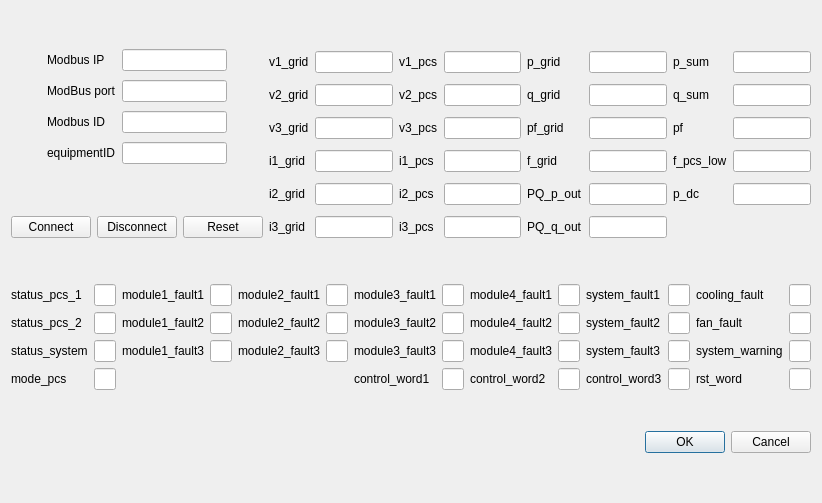
<?xml version="1.0" encoding="UTF-8"?>
<ui version="4.0">
 <class>PCSLink</class>
 <widget class="QDialog" name="PCSLink">
  <property name="geometry">
   <rect>
    <x>0</x>
    <y>0</y>
    <width>791</width>
    <height>503</height>
   </rect>
  </property>
  <property name="windowTitle">
   <string>Dialog</string>
  </property>
  <layout class="QGridLayout" name="gridLayout_5" rowstretch="5,1,5,0">
   <item row="0" column="0">
    <layout class="QGridLayout" name="gridLayout">
     <item row="1" column="3">
      <spacer name="horizontalSpacer_2">
       <property name="orientation">
        <enum>Qt::Horizontal</enum>
       </property>
       <property name="sizeHint" stdset="0">
        <size>
         <width>40</width>
         <height>20</height>
        </size>
       </property>
      </spacer>
     </item>
     <item row="1" column="2">
      <widget class="QLineEdit" name="lineEdit_2"/>
     </item>
     <item row="1" column="0">
      <spacer name="horizontalSpacer">
       <property name="orientation">
        <enum>Qt::Horizontal</enum>
       </property>
       <property name="sizeHint" stdset="0">
        <size>
         <width>40</width>
         <height>20</height>
        </size>
       </property>
      </spacer>
     </item>
     <item row="2" column="2">
      <widget class="QLineEdit" name="lineEdit_3"/>
     </item>
     <item row="0" column="2">
      <widget class="QLineEdit" name="lineEdit"/>
     </item>
     <item row="3" column="2">
      <widget class="QLineEdit" name="lineEdit_4"/>
     </item>
     <item row="2" column="1">
      <widget class="QLabel" name="label_3">
       <property name="text">
        <string>Modbus ID</string>
       </property>
      </widget>
     </item>
     <item row="0" column="1">
      <widget class="QLabel" name="label">
       <property name="text">
        <string>Modbus IP</string>
       </property>
      </widget>
     </item>
     <item row="1" column="1">
      <widget class="QLabel" name="label_2">
       <property name="text">
        <string>ModBus port</string>
       </property>
      </widget>
     </item>
     <item row="3" column="1">
      <widget class="QLabel" name="label_4">
       <property name="text">
        <string>equipmentID</string>
       </property>
      </widget>
     </item>
    </layout>
   </item>
   <item row="0" column="1" rowspan="2">
    <layout class="QGridLayout" name="gridLayout_2">
     <item row="3" column="3">
      <widget class="QLineEdit" name="lineEdit_18">
       <property name="alignment">
        <set>Qt::AlignCenter</set>
       </property>
      </widget>
     </item>
     <item row="3" column="7">
      <widget class="QLineEdit" name="lineEdit_24">
       <property name="alignment">
        <set>Qt::AlignCenter</set>
       </property>
      </widget>
     </item>
     <item row="4" column="0">
      <widget class="QLabel" name="label_9">
       <property name="text">
        <string>i2_grid</string>
       </property>
      </widget>
     </item>
     <item row="1" column="5">
      <widget class="QLineEdit" name="lineEdit_12">
       <property name="alignment">
        <set>Qt::AlignCenter</set>
       </property>
      </widget>
     </item>
     <item row="3" column="2">
      <widget class="QLabel" name="label_18">
       <property name="text">
        <string>i1_pcs</string>
       </property>
      </widget>
     </item>
     <item row="3" column="1">
      <widget class="QLineEdit" name="lineEdit_8">
       <property name="alignment">
        <set>Qt::AlignCenter</set>
       </property>
      </widget>
     </item>
     <item row="2" column="2">
      <widget class="QLabel" name="label_17">
       <property name="text">
        <string>v3_pcs</string>
       </property>
      </widget>
     </item>
     <item row="3" column="4">
      <widget class="QLabel" name="label_14">
       <property name="text">
        <string>f_grid</string>
       </property>
      </widget>
     </item>
     <item row="2" column="3">
      <widget class="QLineEdit" name="lineEdit_17">
       <property name="alignment">
        <set>Qt::AlignCenter</set>
       </property>
      </widget>
     </item>
     <item row="3" column="6">
      <widget class="QLabel" name="label_24">
       <property name="text">
        <string>f_pcs_low</string>
       </property>
      </widget>
     </item>
     <item row="0" column="2">
      <widget class="QLabel" name="label_15">
       <property name="text">
        <string>v1_pcs</string>
       </property>
      </widget>
     </item>
     <item row="2" column="1">
      <widget class="QLineEdit" name="lineEdit_7">
       <property name="alignment">
        <set>Qt::AlignCenter</set>
       </property>
      </widget>
     </item>
     <item row="2" column="6">
      <widget class="QLabel" name="label_23">
       <property name="text">
        <string>pf</string>
       </property>
      </widget>
     </item>
     <item row="1" column="6">
      <widget class="QLabel" name="label_22">
       <property name="text">
        <string>q_sum</string>
       </property>
      </widget>
     </item>
     <item row="3" column="5">
      <widget class="QLineEdit" name="lineEdit_14">
       <property name="alignment">
        <set>Qt::AlignCenter</set>
       </property>
      </widget>
     </item>
     <item row="5" column="1">
      <widget class="QLineEdit" name="lineEdit_10">
       <property name="alignment">
        <set>Qt::AlignCenter</set>
       </property>
      </widget>
     </item>
     <item row="5" column="2">
      <widget class="QLabel" name="label_20">
       <property name="text">
        <string>i3_pcs</string>
       </property>
      </widget>
     </item>
     <item row="1" column="4">
      <widget class="QLabel" name="label_12">
       <property name="text">
        <string>q_grid</string>
       </property>
      </widget>
     </item>
     <item row="2" column="7">
      <widget class="QLineEdit" name="lineEdit_23">
       <property name="alignment">
        <set>Qt::AlignCenter</set>
       </property>
      </widget>
     </item>
     <item row="0" column="4">
      <widget class="QLabel" name="label_11">
       <property name="text">
        <string>p_grid</string>
       </property>
      </widget>
     </item>
     <item row="4" column="3">
      <widget class="QLineEdit" name="lineEdit_19">
       <property name="alignment">
        <set>Qt::AlignCenter</set>
       </property>
      </widget>
     </item>
     <item row="0" column="6">
      <widget class="QLabel" name="label_21">
       <property name="text">
        <string>p_sum</string>
       </property>
      </widget>
     </item>
     <item row="0" column="0">
      <widget class="QLabel" name="label_5">
       <property name="text">
        <string>v1_grid</string>
       </property>
      </widget>
     </item>
     <item row="2" column="0">
      <widget class="QLabel" name="label_7">
       <property name="text">
        <string>v3_grid</string>
       </property>
      </widget>
     </item>
     <item row="0" column="3">
      <widget class="QLineEdit" name="lineEdit_15">
       <property name="alignment">
        <set>Qt::AlignCenter</set>
       </property>
      </widget>
     </item>
     <item row="3" column="0">
      <widget class="QLabel" name="label_8">
       <property name="text">
        <string>i1_grid</string>
       </property>
      </widget>
     </item>
     <item row="2" column="4">
      <widget class="QLabel" name="label_13">
       <property name="text">
        <string>pf_grid</string>
       </property>
      </widget>
     </item>
     <item row="1" column="0">
      <widget class="QLabel" name="label_6">
       <property name="text">
        <string>v2_grid</string>
       </property>
      </widget>
     </item>
     <item row="1" column="2">
      <widget class="QLabel" name="label_16">
       <property name="text">
        <string>v2_pcs</string>
       </property>
      </widget>
     </item>
     <item row="4" column="7">
      <widget class="QLineEdit" name="lineEdit_25">
       <property name="alignment">
        <set>Qt::AlignCenter</set>
       </property>
      </widget>
     </item>
     <item row="0" column="5">
      <widget class="QLineEdit" name="lineEdit_11">
       <property name="alignment">
        <set>Qt::AlignCenter</set>
       </property>
      </widget>
     </item>
     <item row="0" column="1">
      <widget class="QLineEdit" name="lineEdit_5">
       <property name="alignment">
        <set>Qt::AlignCenter</set>
       </property>
      </widget>
     </item>
     <item row="5" column="3">
      <widget class="QLineEdit" name="lineEdit_20">
       <property name="alignment">
        <set>Qt::AlignCenter</set>
       </property>
      </widget>
     </item>
     <item row="4" column="2">
      <widget class="QLabel" name="label_19">
       <property name="text">
        <string>i2_pcs</string>
       </property>
      </widget>
     </item>
     <item row="2" column="5">
      <widget class="QLineEdit" name="lineEdit_13">
       <property name="alignment">
        <set>Qt::AlignCenter</set>
       </property>
      </widget>
     </item>
     <item row="0" column="7">
      <widget class="QLineEdit" name="lineEdit_21">
       <property name="alignment">
        <set>Qt::AlignCenter</set>
       </property>
      </widget>
     </item>
     <item row="4" column="6">
      <widget class="QLabel" name="label_25">
       <property name="text">
        <string>p_dc</string>
       </property>
      </widget>
     </item>
     <item row="1" column="3">
      <widget class="QLineEdit" name="lineEdit_16">
       <property name="alignment">
        <set>Qt::AlignCenter</set>
       </property>
      </widget>
     </item>
     <item row="1" column="7">
      <widget class="QLineEdit" name="lineEdit_22">
       <property name="alignment">
        <set>Qt::AlignCenter</set>
       </property>
      </widget>
     </item>
     <item row="1" column="1">
      <widget class="QLineEdit" name="lineEdit_6">
       <property name="alignment">
        <set>Qt::AlignCenter</set>
       </property>
      </widget>
     </item>
     <item row="4" column="1">
      <widget class="QLineEdit" name="lineEdit_9">
       <property name="alignment">
        <set>Qt::AlignCenter</set>
       </property>
      </widget>
     </item>
     <item row="5" column="0">
      <widget class="QLabel" name="label_10">
       <property name="text">
        <string>i3_grid</string>
       </property>
      </widget>
     </item>
     <item row="4" column="4">
      <widget class="QLabel" name="label_49">
       <property name="text">
        <string>PQ_p_out</string>
       </property>
      </widget>
     </item>
     <item row="5" column="4">
      <widget class="QLabel" name="label_50">
       <property name="text">
        <string>PQ_q_out</string>
       </property>
      </widget>
     </item>
     <item row="4" column="5">
      <widget class="QLineEdit" name="lineEdit_52">
       <property name="alignment">
        <set>Qt::AlignCenter</set>
       </property>
      </widget>
     </item>
     <item row="5" column="5">
      <widget class="QLineEdit" name="lineEdit_53">
       <property name="alignment">
        <set>Qt::AlignCenter</set>
       </property>
      </widget>
     </item>
    </layout>
   </item>
   <item row="1" column="0">
    <layout class="QGridLayout" name="gridLayout_4">
     <item row="0" column="1">
      <widget class="QPushButton" name="pushButton_2">
       <property name="text">
        <string>Disconnect</string>
       </property>
      </widget>
     </item>
     <item row="0" column="0">
      <widget class="QPushButton" name="pushButton">
       <property name="text">
        <string>Connect</string>
       </property>
      </widget>
     </item>
     <item row="0" column="2">
      <widget class="QPushButton" name="pushButton_3">
       <property name="text">
        <string>Reset</string>
       </property>
      </widget>
     </item>
    </layout>
   </item>
   <item row="2" column="0" colspan="2">
    <layout class="QGridLayout" name="gridLayout_3">
     <item row="2" column="9">
      <widget class="QLineEdit" name="lineEdit_41">
       <property name="alignment">
        <set>Qt::AlignCenter</set>
       </property>
      </widget>
     </item>
     <item row="1" column="6">
      <widget class="QLabel" name="label_37">
       <property name="text">
        <string>module3_fault2</string>
       </property>
      </widget>
     </item>
     <item row="0" column="5">
      <widget class="QLineEdit" name="lineEdit_33">
       <property name="alignment">
        <set>Qt::AlignCenter</set>
       </property>
      </widget>
     </item>
     <item row="1" column="4">
      <widget class="QLabel" name="label_34">
       <property name="text">
        <string>module2_fault2</string>
       </property>
      </widget>
     </item>
     <item row="2" column="3">
      <widget class="QLineEdit" name="lineEdit_32">
       <property name="alignment">
        <set>Qt::AlignCenter</set>
       </property>
      </widget>
     </item>
     <item row="1" column="9">
      <widget class="QLineEdit" name="lineEdit_40">
       <property name="alignment">
        <set>Qt::AlignCenter</set>
       </property>
      </widget>
     </item>
     <item row="0" column="3">
      <widget class="QLineEdit" name="lineEdit_30">
       <property name="alignment">
        <set>Qt::AlignCenter</set>
       </property>
      </widget>
     </item>
     <item row="1" column="12">
      <widget class="QLabel" name="label_46">
       <property name="text">
        <string>fan_fault</string>
       </property>
      </widget>
     </item>
     <item row="0" column="4">
      <widget class="QLabel" name="label_33">
       <property name="text">
        <string>module2_fault1</string>
       </property>
      </widget>
     </item>
     <item row="2" column="7">
      <widget class="QLineEdit" name="lineEdit_38">
       <property name="alignment">
        <set>Qt::AlignCenter</set>
       </property>
      </widget>
     </item>
     <item row="1" column="0">
      <widget class="QLabel" name="label_27">
       <property name="text">
        <string>status_pcs_2</string>
       </property>
      </widget>
     </item>
     <item row="0" column="2">
      <widget class="QLabel" name="label_30">
       <property name="text">
        <string>module1_fault1</string>
       </property>
      </widget>
     </item>
     <item row="2" column="2">
      <widget class="QLabel" name="label_32">
       <property name="text">
        <string>module1_fault3</string>
       </property>
      </widget>
     </item>
     <item row="0" column="10">
      <widget class="QLabel" name="label_42">
       <property name="text">
        <string>system_fault1</string>
       </property>
      </widget>
     </item>
     <item row="3" column="1">
      <widget class="QLineEdit" name="lineEdit_29">
       <property name="alignment">
        <set>Qt::AlignCenter</set>
       </property>
      </widget>
     </item>
     <item row="2" column="0">
      <widget class="QLabel" name="label_28">
       <property name="text">
        <string>status_system</string>
       </property>
      </widget>
     </item>
     <item row="0" column="12">
      <widget class="QLabel" name="label_45">
       <property name="text">
        <string>cooling_fault</string>
       </property>
      </widget>
     </item>
     <item row="2" column="6">
      <widget class="QLabel" name="label_38">
       <property name="text">
        <string>module3_fault3</string>
       </property>
      </widget>
     </item>
     <item row="2" column="11">
      <widget class="QLineEdit" name="lineEdit_44">
       <property name="alignment">
        <set>Qt::AlignCenter</set>
       </property>
      </widget>
     </item>
     <item row="2" column="12">
      <widget class="QLabel" name="label_47">
       <property name="text">
        <string>system_warning</string>
       </property>
      </widget>
     </item>
     <item row="2" column="4">
      <widget class="QLabel" name="label_35">
       <property name="text">
        <string>module2_fault3</string>
       </property>
      </widget>
     </item>
     <item row="0" column="8">
      <widget class="QLabel" name="label_39">
       <property name="text">
        <string>module4_fault1</string>
       </property>
      </widget>
     </item>
     <item row="1" column="1">
      <widget class="QLineEdit" name="lineEdit_27">
       <property name="alignment">
        <set>Qt::AlignCenter</set>
       </property>
      </widget>
     </item>
     <item row="2" column="8">
      <widget class="QLabel" name="label_41">
       <property name="text">
        <string>module4_fault3</string>
       </property>
      </widget>
     </item>
     <item row="0" column="1">
      <widget class="QLineEdit" name="lineEdit_26">
       <property name="alignment">
        <set>Qt::AlignCenter</set>
       </property>
      </widget>
     </item>
     <item row="0" column="9">
      <widget class="QLineEdit" name="lineEdit_39">
       <property name="alignment">
        <set>Qt::AlignCenter</set>
       </property>
      </widget>
     </item>
     <item row="1" column="11">
      <widget class="QLineEdit" name="lineEdit_43">
       <property name="alignment">
        <set>Qt::AlignCenter</set>
       </property>
      </widget>
     </item>
     <item row="0" column="6">
      <widget class="QLabel" name="label_36">
       <property name="text">
        <string>module3_fault1</string>
       </property>
      </widget>
     </item>
     <item row="1" column="5">
      <widget class="QLineEdit" name="lineEdit_34">
       <property name="alignment">
        <set>Qt::AlignCenter</set>
       </property>
      </widget>
     </item>
     <item row="1" column="2">
      <widget class="QLabel" name="label_31">
       <property name="text">
        <string>module1_fault2</string>
       </property>
      </widget>
     </item>
     <item row="0" column="11">
      <widget class="QLineEdit" name="lineEdit_42">
       <property name="alignment">
        <set>Qt::AlignCenter</set>
       </property>
      </widget>
     </item>
     <item row="2" column="1">
      <widget class="QLineEdit" name="lineEdit_28">
       <property name="alignment">
        <set>Qt::AlignCenter</set>
       </property>
      </widget>
     </item>
     <item row="1" column="10">
      <widget class="QLabel" name="label_43">
       <property name="text">
        <string>system_fault2</string>
       </property>
      </widget>
     </item>
     <item row="2" column="5">
      <widget class="QLineEdit" name="lineEdit_35">
       <property name="alignment">
        <set>Qt::AlignCenter</set>
       </property>
      </widget>
     </item>
     <item row="3" column="0">
      <widget class="QLabel" name="label_29">
       <property name="text">
        <string>mode_pcs</string>
       </property>
      </widget>
     </item>
     <item row="0" column="0">
      <widget class="QLabel" name="label_26">
       <property name="text">
        <string>status_pcs_1</string>
       </property>
      </widget>
     </item>
     <item row="1" column="7">
      <widget class="QLineEdit" name="lineEdit_37">
       <property name="alignment">
        <set>Qt::AlignCenter</set>
       </property>
      </widget>
     </item>
     <item row="2" column="10">
      <widget class="QLabel" name="label_44">
       <property name="text">
        <string>system_fault3</string>
       </property>
      </widget>
     </item>
     <item row="0" column="7">
      <widget class="QLineEdit" name="lineEdit_36">
       <property name="alignment">
        <set>Qt::AlignCenter</set>
       </property>
      </widget>
     </item>
     <item row="3" column="12">
      <widget class="QLabel" name="label_48">
       <property name="text">
        <string>rst_word</string>
       </property>
      </widget>
     </item>
     <item row="1" column="8">
      <widget class="QLabel" name="label_40">
       <property name="text">
        <string>module4_fault2</string>
       </property>
      </widget>
     </item>
     <item row="1" column="3">
      <widget class="QLineEdit" name="lineEdit_31">
       <property name="alignment">
        <set>Qt::AlignCenter</set>
       </property>
      </widget>
     </item>
     <item row="0" column="13">
      <widget class="QLineEdit" name="lineEdit_45">
       <property name="alignment">
        <set>Qt::AlignCenter</set>
       </property>
      </widget>
     </item>
     <item row="1" column="13">
      <widget class="QLineEdit" name="lineEdit_46">
       <property name="alignment">
        <set>Qt::AlignCenter</set>
       </property>
      </widget>
     </item>
     <item row="2" column="13">
      <widget class="QLineEdit" name="lineEdit_47">
       <property name="alignment">
        <set>Qt::AlignCenter</set>
       </property>
      </widget>
     </item>
     <item row="3" column="6">
      <widget class="QLabel" name="label_51">
       <property name="text">
        <string>control_word1</string>
       </property>
      </widget>
     </item>
     <item row="3" column="8">
      <widget class="QLabel" name="label_52">
       <property name="text">
        <string>control_word2</string>
       </property>
      </widget>
     </item>
     <item row="3" column="10">
      <widget class="QLabel" name="label_53">
       <property name="text">
        <string>control_word3</string>
       </property>
      </widget>
     </item>
     <item row="3" column="7">
      <widget class="QLineEdit" name="lineEdit_48">
       <property name="alignment">
        <set>Qt::AlignCenter</set>
       </property>
      </widget>
     </item>
     <item row="3" column="9">
      <widget class="QLineEdit" name="lineEdit_49">
       <property name="alignment">
        <set>Qt::AlignCenter</set>
       </property>
      </widget>
     </item>
     <item row="3" column="11">
      <widget class="QLineEdit" name="lineEdit_50">
       <property name="alignment">
        <set>Qt::AlignCenter</set>
       </property>
      </widget>
     </item>
     <item row="3" column="13">
      <widget class="QLineEdit" name="lineEdit_51">
       <property name="alignment">
        <set>Qt::AlignCenter</set>
       </property>
      </widget>
     </item>
    </layout>
   </item>
   <item row="3" column="0" colspan="2">
    <widget class="QDialogButtonBox" name="buttonBox">
     <property name="orientation">
      <enum>Qt::Horizontal</enum>
     </property>
     <property name="standardButtons">
      <set>QDialogButtonBox::Cancel|QDialogButtonBox::Ok</set>
     </property>
    </widget>
   </item>
  </layout>
 </widget>
 <resources/>
 <connections>
  <connection>
   <sender>buttonBox</sender>
   <signal>accepted()</signal>
   <receiver>PCSLink</receiver>
   <slot>accept()</slot>
   <hints>
    <hint type="sourcelabel">
     <x>248</x>
     <y>254</y>
    </hint>
    <hint type="destinationlabel">
     <x>157</x>
     <y>274</y>
    </hint>
   </hints>
  </connection>
  <connection>
   <sender>buttonBox</sender>
   <signal>rejected()</signal>
   <receiver>PCSLink</receiver>
   <slot>reject()</slot>
   <hints>
    <hint type="sourcelabel">
     <x>316</x>
     <y>260</y>
    </hint>
    <hint type="destinationlabel">
     <x>286</x>
     <y>274</y>
    </hint>
   </hints>
  </connection>
 </connections>
</ui>
